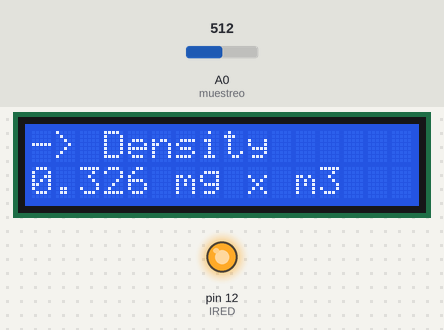
The sketch below on a simulated Arduino Uno, built with avr-gcc and run on an emulated ATmega328P. Shown: 16×2 character LCD, output pins drawn as LEDs (lit = HIGH). Inputs (shaded band) come from the test bench; at power-on: A0 (muestreo) = 512.

Above: at 4.2 s.
4.3 s: A0 (muestreo) set to 716
At 7.2 s:
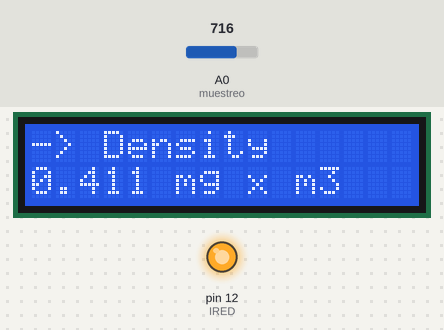
10.6 s: A0 (muestreo) set to 900
At 12.6 s:
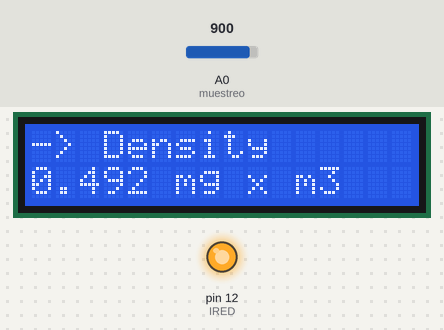
16.7 s: A0 (muestreo) set to 511
At 19.2 s:
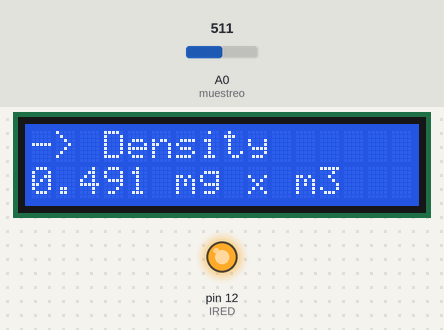
Timing chart, 0 to 20.7 s (numbered marks = the images above; inputs shaded):
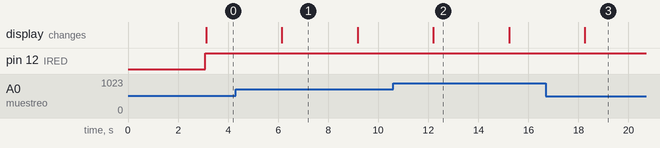

The sketch:

Arduino_uno_gp2y.ino
```cpp
#include <Wire.h>  // This library is already built into the Arduino IDE
#include <LiquidCrystal_I2C.h> // This library can be added via Include Library > Manage Library
LiquidCrystal_I2C lcd(0x27, 16, 2); // Initialize LCD object with I2C address 0x27, 16 columns, and 2 rows

int muestreo = 0; // Analog pin used for sampling
int IRED = 12; // Digital pin connected to the Infrared LED

// Timing parameters for dust sensor sampling
int samplingTime = 280;
int deltaTime = 40;
int sleepTime = 9680;

int value = 0; // Variable to store analog reading
float r1 = 0; // Timing variable for delay
float r2 = 0; // Timing variable for delay
float r3 = 0; // Timing variable for delay
int i = 0; // Counter variable

float ppm = 0; // Variable to accumulate analog readings
float voltage = 0; // Calculated voltage from analog readings
float density_polvo = 0; // Dust density variable
float ppm_real = 0; // Real ppm value variable

void setup() {
  lcd.begin(16, 2); // Initialize the LCD display with 16 columns and 2 rows
  pinMode(IRED, OUTPUT); // Set IRED pin as output

  lcd.clear(); // Clear the LCD display
  lcd.setCursor(0, 0); // Set cursor to the beginning of the first line
  lcd.print("Dust Particles: "); // Print message on the first line
  lcd.setCursor(0, 1); // Set cursor to the beginning of the second line
  lcd.print("    METER"); // Print message on the second line
  delay(3000); // Delay for 3 seconds
}

void loop() {
  i = i + 1; // Increment counter

  digitalWrite(IRED, LOW); // Turn off Infrared LED
  delayMicroseconds(r1);
  value = analogRead(muestreo); // Read analog value from sensor
  ppm = ppm + value; // Accumulate analog readings
  delayMicroseconds(r2);
  digitalWrite(IRED, HIGH); // Turn on Infrared LED
  delayMicroseconds(r3);

  voltage = ppm / i * 0.0049; // Convert analog readings to voltage
  density_polvo = 0.17 * voltage - 0.1; // Calculate dust density
  ppm_real = (voltage - 0.0356) * 120000; // Calculate real ppm value

  // Ensure ppm_real and density_polvo values are within valid ranges
  if(ppm_real < 0)
    ppm_real = 0;
  if(density_polvo < 0)
    density_polvo = 0;
  if(density_polvo > 0.5)
    density_polvo = 0.5;

  lcd.clear(); // Clear the LCD display
  lcd.setCursor(0, 0); // Set cursor to the beginning of the first line
  lcd.print("-> Density "); // Print message on the first line
  lcd.setCursor(0, 1); // Set cursor to the beginning of the second line
  lcd.print(density_polvo, 3); // Print dust density value with 3 decimal places
  lcd.print(" mg x m3"); // Print unit
  delay(2000); // Delay for 2 seconds
  delay(1000);
}
```

Measured:
- after the input at 4.3 s, the display: changes after 1.8 s (image 1)
- after the input at 16.7 s, the display: changes after 1.6 s (image 3)
- what the display in image 1 shows lasts 3.1 s, from 6.1 s to 9.2 s
